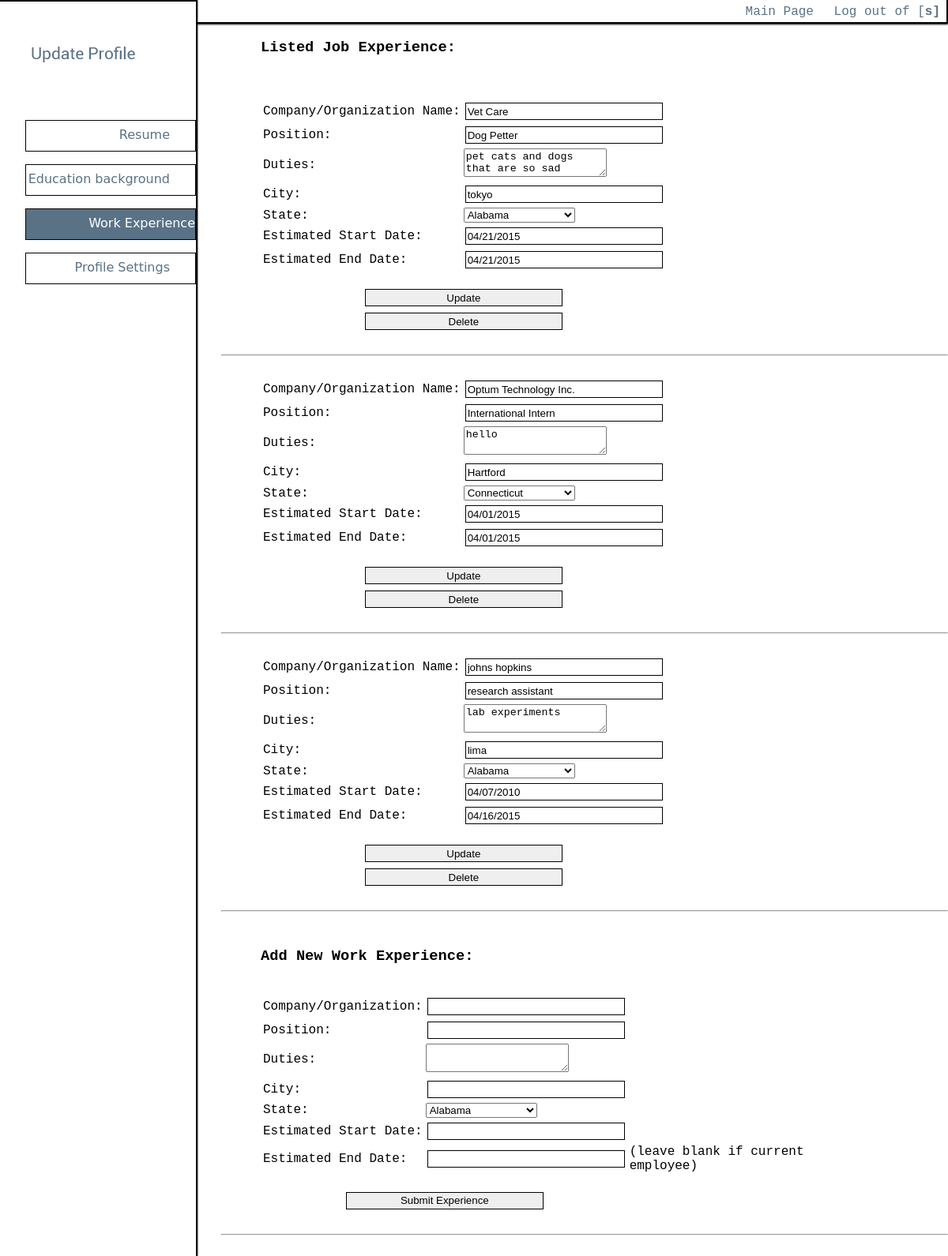
Screenshot of /MainPage/Profile/Update_Exp.php (signed in) with the database file from the repository.
### tables this page shows
CREATE TABLE `priorjobs` (
  `JobID` int(11) unsigned NOT NULL AUTO_INCREMENT,
  `PJCompanyName` varchar(45) NOT NULL COMMENT 'ResumeID FK',
  `PJJobTitle` varchar(45) NOT NULL,
  `PJDuties` varchar(45) DEFAULT NULL,
  `PJCity` varchar(45) DEFAULT NULL,
  `PJState` varchar(45) DEFAULT NULL,
  `PJStartDate` varchar(45) DEFAULT NULL,
  `PJEndDate` varchar(45) DEFAULT NULL,
  `UserId` varchar(45) NOT NULL,
  PRIMARY KEY (`JobID`),
  UNIQUE KEY `JobID_UNIQUE` (`JobID`),
  KEY `UserId_idx` (`UserId`),
  CONSTRAINT `seekername` FOREIGN KEY (`UserId`) REFERENCES `seeker` (`UserName`) ON DELETE CASCADE ON UPDATE NO ACTION
);

### MainPage/Profile/Update_Exp.php (the view, shortened to what this page needs)
 <!doctype html>
<html>
<head>
<link href="jquery-ui.css" rel="stylesheet">
<link href="../stylesheet_main.css" rel="stylesheet" type="text/css" >
</head>
<body>
<header>
<div class="topbar">
  <div class="navbutton">
    <nav>
         	<a class="topbutton" href="../Main_Page.php">Main Page</a>
            <a class="topbutton" href = "../../login/logout.php">Log out of [<b><?php echo "". $_SESSION['login_user'];?>]</b></a>
    </nav>
  </div>
</div>
<div class="sidebar">
  <h1><img src="../../MainPage_img/Update Profile.png"></h1>
  <div class="navbutton">
    <nav>
      <a class="side_button" href="Update_Resume.php">Resume</a>
      <a class="side_button" href="Update_Edu.php">Education background</a>
      <a class="side_button_select">Work Experience</a>
	  <a class="side_button" href="User_Settings.php">Profile Settings</a>
    </nav>
  </div>
</div>
</header>
<div class = "content">
<h3 class = "contentHeader">Listed Job Experience:</h3><br><br>
<?php
	$sql = "SELECT * FROM priorjobs WHERE UserID = '".  $_SESSION['login_user'].
		"'  order by STR_TO_DATE(PJStartDate,'%m/%d/%Y') DESC ;";
    $conn = new mysqli($address, $username, $password, $database);
	 if ($conn->connect_error) {
        die("Connection failed: " . $conn->connect_error);
    } else {
	    $result = $conn->query($sql);
		if (!$result) {
		    echo "<b>database result error</b>";
			exit;
		} else {
		  while($row = $result->fetch_assoc())
			{
			echo "<div style='padding-left:50px; padding-right:100px;'><form method ='post' action='submitJobUpdate.php'>";
			echo "<table border='0'><tr>";
			echo "<td>Company/Organization Name: </td>";
			echo '<td><input name="company" value = "'.$row["PJCompanyName"].'"> </input></td></tr>';
			echo "<tr><td>Position: </td>";
			echo '<td><input name="position" value = "'.$row["PJJobTitle"].'"> </input></td></tr>';
			echo "<tr><td>Duties: </td>";
			echo '<td><textarea name="duties" value = "'.$row["PJDuties"].'">'.$row["PJDuties"].' </textarea></td></tr>';
			echo "<tr><td>City: </td>";
			echo '<td><input name="city" value = "'.$row["PJCity"].'"> </input></td></tr>';
			echo "<tr><td>State: </td>";
			echo '<td><select name="state" > ';
			$states = array('AL'=>"Alabama",
							'AK'=>"Alaska",
							'AZ'=>"Arizona",
							'AR'=>"Arkansas",
							'CA'=>"California",
							'CO'=>"Colorado",
							'CT'=>"Connecticut",
							'DE'=>"Delaware",
							'DC'=>"District Of Columbia",
							'FL'=>"Florida",
							'GA'=>"Georgia",
							'HI'=>"Hawaii",
							'ID'=>"Idaho",
							'IL'=>"Illinois",
							'IN'=>"Indiana",
							'IA'=>"Iowa",
							'KS'=>"Kansas",
							'KY'=>"Kentucky",
							'LA'=>"Louisiana",
							'ME'=>"Maine",
							'MD'=>"Maryland",
							'MA'=>"Massachusetts",
							'MI'=>"Michigan",
							'MN'=>"Minnesota",
							'MS'=>"Mississippi",
							'MO'=>"Missouri",
							'MT'=>"Montana",
							'NE'=>"Nebraska",
							'NV'=>"Nevada",
							'NH'=>"New Hampshire",
							'NJ'=>"New Jersey",
							'NM'=>"New Mexico",
							'NY'=>"New York",
							'NC'=>"North Carolina",
							'ND'=>"North Dakota",
							'OH'=>"Ohio",
							'OK'=>"Oklahoma",
							'OR'=>"Oregon",
							'PA'=>"Pennsylvania",
							'RI'=>"Rhode Island",
							'SC'=>"South Carolina",
							'SD'=>"South Dakota",
							'TN'=>"Tennessee",
							'TX'=>"Texas",
							'UT'=>"Utah",
							'VT'=>"Vermont",
							'VA'=>"Virginia",
							'WA'=>"Washington",
							'WV'=>"West Virginia",
							'WI'=>"Wisconsin",
							'WY'=>"Wyoming");
      foreach($states as $key=>$value) {
			if($row["PJState"]==$value){
			 echo  '<option value="'.$value.'" selected>'.$value .'</option>';
			}else{
			echo  '<option value="'.$value.'">'.$value .'</option>';
			}
        }
  echo '  </select></td></tr>';
			echo "<tr><td>Estimated Start Date: </td><td>";
			echo '<input name = "start" class = "datepicker" value = "'.$row["PJStartDate"].'" readonly> </input></td></tr>';
			echo "<tr><td>Estimated End Date: </td><td>";
			echo '<input name = "end" class = "datepicker" value = "'.$row["PJEndDate"].'" readonly> </input></td></tr>';
			echo "<tr><td colspan='2' align='center'><br><input  type='submit' name = 'update' value = 'Update'></td></tr>";
			echo "<tr><td colspan='2' align='center'><input  type='submit' name = 'delete' value = 'Delete'></td></tr>";
			echo "</table></form></div><br><hr><br>";
			}
		}
	}
?>
<h3 class = "contentHeader">Add New Work Experience:</h3><br>
			<div style='padding-left:50px; padding-right:100px;'><form method ='post' action='submitJobUpdate.php' onsubmit=" return check()">
			<table border='0'>
			<tr>
			<td>Company/Organization: </td><td><input id = "company" name="company"> </input></td>
			</tr><tr>
			<td>Position:</td> <td><input id = "position" name = 'position'></td>
			</tr><tr>
			<td>Duties:</td><td> <textarea name = 'duties' > </textarea></td>
			</tr><tr>
			<td>City:</td> <td><input name = 'city'></td>
			</tr><tr><td>State:</td><td>
			<?php
			function statesList() {
				$states = array('AL'=>"Alabama",
								'AK'=>"Alaska",
								'AZ'=>"Arizona",
								'AR'=>"Arkansas",
								'CA'=>"California",
								'CO'=>"Colorado",
								'CT'=>"Connecticut",
								'DE'=>"Delaware",
								'DC'=>"District Of Columbia",
								'FL'=>"Florida",
								'GA'=>"Georgia",
								'HI'=>"Hawaii",
								'ID'=>"Idaho",
								'IL'=>"Illinois",
								'IN'=>"Indiana",
								'IA'=>"Iowa",
								'KS'=>"Kansas",
								'KY'=>"Kentucky",
								'LA'=>"Louisiana",
								'ME'=>"Maine",
								'MD'=>"Maryland",
								'MA'=>"Massachusetts",
								'MI'=>"Michigan",
								'MN'=>"Minnesota",
								'MS'=>"Mississippi",
								'MO'=>"Missouri",
								'MT'=>"Montana",
								'NE'=>"Nebraska",
								'NV'=>"Nevada",
								'NH'=>"New Hampshire",
								'NJ'=>"New Jersey",
								'NM'=>"New Mexico",
								'NY'=>"New York",
								'NC'=>"North Carolina",
								'ND'=>"North Dakota",
								'OH'=>"Ohio",
								'OK'=>"Oklahoma",
								'OR'=>"Oregon",
								'PA'=>"Pennsylvania",
								'RI'=>"Rhode Island",
								'SC'=>"South Carolina",
								'SD'=>"South Dakota",
								'TN'=>"Tennessee",
								'TX'=>"Texas",
								'UT'=>"Utah",
								'VT'=>"Vermont",
								'VA'=>"Virginia",
								'WA'=>"Washington",
								'WV'=>"West Virginia",
								'WI'=>"Wisconsin",
								'WY'=>"Wyoming");
				return $states;
		}
		$states = statesList();
		?>
 <select name="state" >
        <?php foreach($states as $key=>$value) { ?>
            <option value="<?php echo $value; ?>"><?php echo $value; ?></option>
        <?php } ?>
    </select></td>
			</tr><tr>
			<td>Estimated Start Date: </td><td> <input name = "start" id = "startDate" class = "datepicker" readonly> </input></td>
			</tr><tr>
			<td>Estimated End Date: </td><td> <input name = "end" class = "datepicker"  readonly> </input></td><td> (leave blank if current employee)</td>
			</tr><tr>
			<td colspan='2' align='center'><br><input  type='submit' name = 'add' value = 'Submit Experience'></td></tr>
			</table></form></div><br><hr><br>
</div>
</body>
</html>

### MainPage/stylesheet_main.css (style rules this page uses)
* { -webkit-box-sizing: border-box; -moz-box-sizing: border-box; box-sizing: border-box; }
body { overflow-x: hidden; margin: 0; -moz-transition: opacity .25s ease-in-out, background .25s ease-in-out; -webkit-transition: opacity .25s ease-in-out, background .25s ease-in-out; font-family: Consolas, "Andale Mono", "Lucida Console", "Lucida Sans Typewriter", Monaco, "Courier New", monospace; }
.topbar { background-color: white; opacity: 1; }
.sidebar { background-color: white; opacity: 1; }
h1 { font-family: Consolas, "Andale Mono", "Lucida Console", "Lucida Sans Typewriter", Monaco, "Courier New", monospace; font-size: 2em; }
h1 { font-family: Consolas, "Andale Mono", "Lucida Console", "Lucida Sans Typewriter", Monaco, "Courier New", monospace; font-size: 1em; }
.topbar { text-align: right; height: 30px; z-index: 0; top: 0px; border-bottom: 2px solid black; border-right: 2px solid black; padding: 0em; margin-left: 0em; box-shadow: 0px 1px 2px black; }
.topbar a { margin: 0.5em; }
.topbar, nav { padding-top: 0.2em; }
.sidebar { display: block; width: 250px; height: 100%; position: fixed; left: 0px; top: 0px; z-index: 100; border-right: 2px solid black; border-top: 2px solid black; padding-left: 2em; box-shadow: 0px 0px 2px black; background-color: white; }
.side_button { height: 40px; text-align: right; display: block; border: thin solid; border-color: black; position: relative; padding-right: 2em; padding-top: 0.5em; margin-bottom: 1em; text-decoration: none; -webkit-transition: all .5s ease-out; -moz-transition: all .2s ease-out; -ms-transition: all .2s ease-out; transition: all .2s ease-out; font-family: "Lucida Grande", "Lucida Sans Unicode", "Lucida Sans", "DejaVu Sans", Verdana, sans-serif; font-size: 16px; color: #5a7285; background-color: white; }
.side_button_select { height: 40px; text-align: right; display: block; border: thin solid; border-color: black; position: relative; padding-right: 0em; padding-top: 0.5em; padding-bottom: 0.5em; margin-bottom: 1em; -webkit-transition: all .5s ease-out; -moz-transition: all .5s ease-out; -ms-transition: all .5s ease-out; transition: all .5s ease-out; font-family: "Lucida Grande", "Lucida Sans Unicode", "Lucida Sans", "DejaVu Sans", Verdana, sans-serif; font-size: 16px; color: white; background-color: #5a7285; }
.topbutton { color: #5a7285; text-decoration: none; }
.content { padding-left: 280px; }
.contentHeader { padding-left: 50px; }
option { width: 233px; }
#centered_inputs select, input { width: 250px; border: 1px solid #000; padding: 2px; margin: 2px; height: 22px; -moz-box-sizing: border-box; -webkit-box-sizing: border-box; box-sizing: border-box; }

### rows the page displays
priorjobs: company "Vet Care", position "Dog Petter", duties "pet cats and dogs that are so sad", city "tokyo", state "Alabama", start "04/21/2015", end "04/21/2015"
priorjobs: company "Optum Technology Inc.", position "International Intern", duties "hello", city "Hartford", state "Connecticut", start "04/01/2015", end "04/01/2015"
priorjobs: company "johns hopkins", position "research assistant", duties "lab experiments", city "lima", state "Alabama", start "04/07/2010", end "04/16/2015"

### other values shown
$_SESSION['login_user'] "s"
form field state "Alabama"
